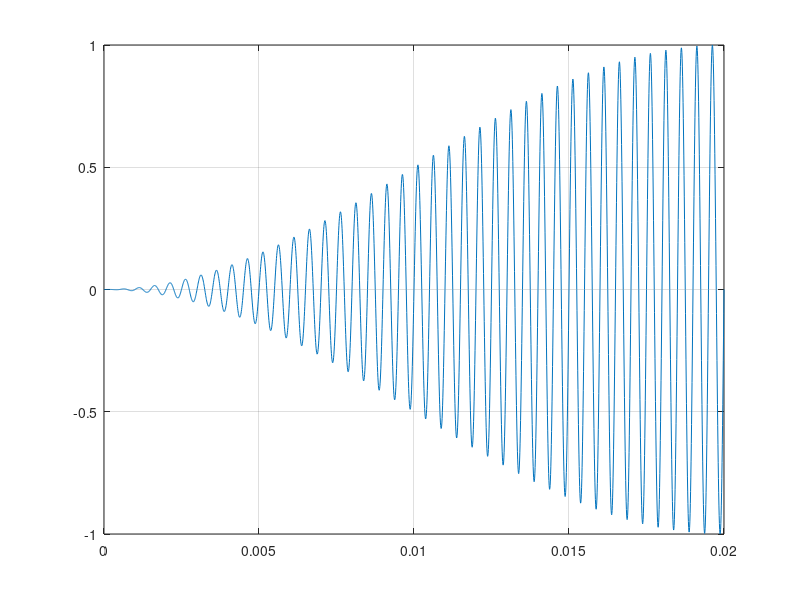

This figure's MATLAB source:
fs = 128000; %97656
fc = 2000;

% generate the flat stimulus
flat_len = .1;
flat_len = flat_len-rem(flat_len,1/fc); % make it repeatable
flat_len = flat_len - 1/fs;

t = 0:1/fs:flat_len;
y = sin(2*pi*fc*t);
plot(t, y);
xlim([0 flat_len]);
grid on;
% pause;

audiowrite('T02_flat.wav', y, fs);
% a = audioplayer([y y y y y y y y y y y y y y], fs);
% play(a);

% generate the ramp
ramp_len = 20e-3;
ramp_len = ramp_len-rem(ramp_len,1/fc); % make it repeatable

t = 0:1/fs:ramp_len;
y = sin(2*pi*fc*t) .* sin(2*pi*1/ramp_len/4*t).^2;
plot(t, y);
xlim([0 ramp_len]);
grid on;

audiowrite('T02_ramp.wav', y, fs);
